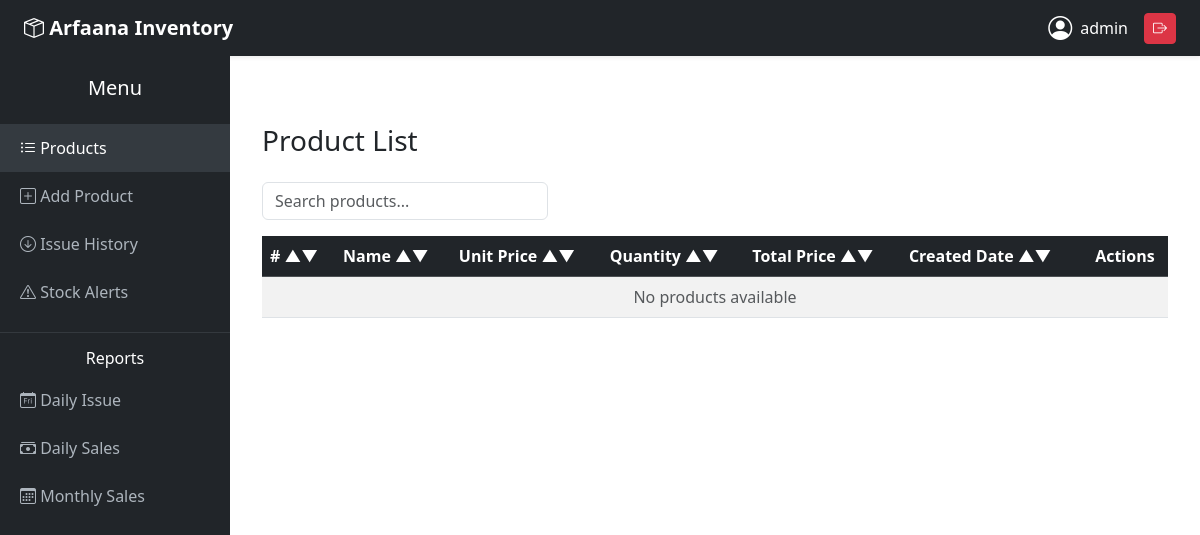
Before: / (signed in) with the older database file.
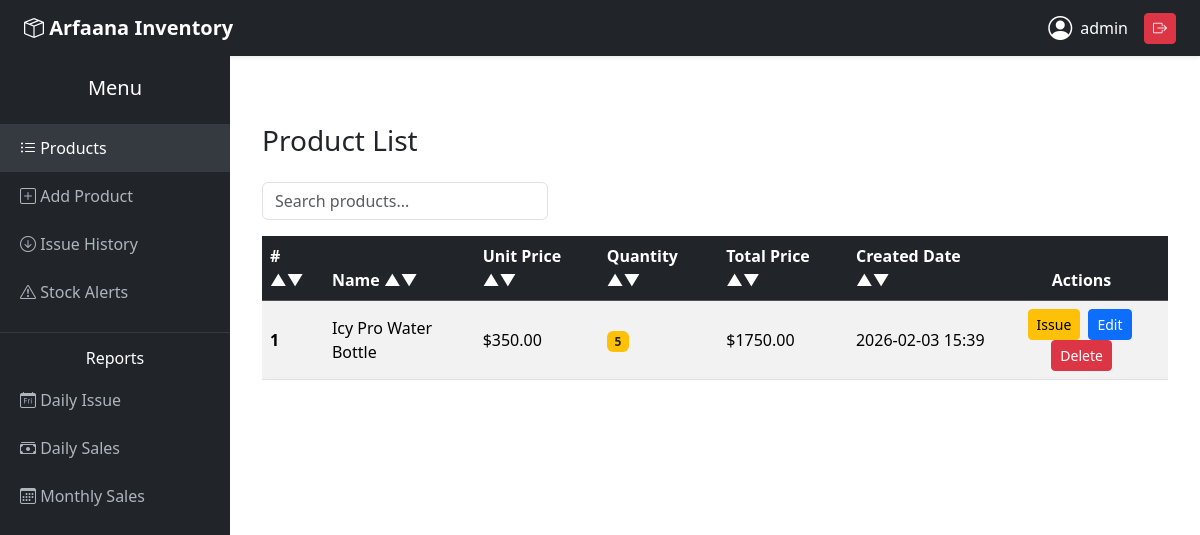
After: the same page with the newer database file.
### products/models.py (models this page shows, shortened)
class Product(models.Model):
    name = models.CharField(max_length=100)
    unit_price = models.DecimalField(max_digits=10, decimal_places=2)
    quantity = models.PositiveIntegerField()
    total_price = models.DecimalField(max_digits=10, decimal_places=2, editable=False)
    created_date = models.DateTimeField(auto_now_add=True)

### products/views.py (the view)
# urls.py: path('', views.product_list, name='product_list'),
@login_required
def product_list(request):
    products = Product.objects.all()
    return render(request, 'products/product_list.html', {'products': products})

### products/templates/products/product_list.html (shortened to what this page needs)
{% extends 'products/base.html' %}
{% block content %}
<div class="container mt-5">
    <h3 class="mb-4">Product List</h3>
    <div class="row mb-3">
        <div class="col-md-4">
            <input id="searchInput" type="text" class="form-control" placeholder="Search products...">
        </div>
    </div>
    <div class="table-responsive">
        <table id="productTable" class="table table-striped table-hover align-middle">
            <thead class="table-dark">
                <tr>
                    <th scope="col" onclick="sortTable(0)" style="cursor:pointer"># &#x25B2;&#x25BC;</th>
                    <th scope="col" onclick="sortTable(1)" style="cursor:pointer">Name &#x25B2;&#x25BC;</th>
                    <th scope="col" onclick="sortTable(2)" style="cursor:pointer">Unit Price &#x25B2;&#x25BC;</th>
                    <th scope="col" onclick="sortTable(3)" style="cursor:pointer">Quantity &#x25B2;&#x25BC;</th>
                    <th scope="col" onclick="sortTable(4)" style="cursor:pointer">Total Price &#x25B2;&#x25BC;</th>
                    <th scope="col" onclick="sortTable(5)" style="cursor:pointer">Created Date &#x25B2;&#x25BC;</th>
                    <th class="text-center" scope="col">Actions</th>
                </tr>
            </thead>
            <tbody>
                {% for product in products %}
                <tr>
                    <th scope="row">{{ forloop.counter }}</th>
                    <td>{{ product.name }}</td>
                    <td>${{ product.unit_price|floatformat:2 }}</td>
                    <td>
                        {% if product.quantity > 10 %}
                            <span class="badge bg-success">{{ product.quantity }}</span>
                        {% elif product.quantity > 0 %}
                            <span class="badge bg-warning text-dark">{{ product.quantity }}</span>
                        {% else %}
                            <span class="badge bg-danger">Out of stock</span>
                        {% endif %}
                    </td>
                    <td>${{ product.total_price|floatformat:2 }}</td>
                    <td>{{ product.created_date|date:"Y-m-d H:i" }}</td>
                    <td class="text-center">
                        <a href="{% url 'issue_product' product.id %}" class="btn btn-sm btn-warning me-1">Issue</a>
                        <a href="{% url 'product_update' product.id %}" class="btn btn-sm btn-primary me-1">Edit</a>
                        <a href="{% url 'product_delete' product.id %}" class="btn btn-sm btn-danger">Delete</a>
                    </td>
                </tr>
                {% empty %}
                <tr>
                    <td colspan="7" class="text-center text-muted">No products available</td>
                </tr>
                {% endfor %}
            </tbody>
        </table>
    </div>
</div>
{% endblock %}

Changed rows visible on the page:
added Product: name "Icy Pro Water Bottle", unit_price "350.00", quantity "5", total_price "1750.00", created_date "2026-02-03 15:39"
Other visible differences:
text no longer shown: "No products available"
